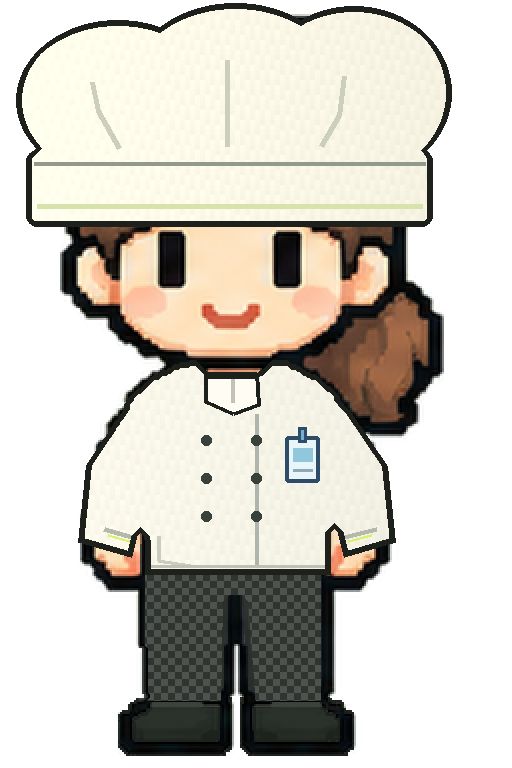
#> input picture design/outfits-v6-2026-11-20/char/char-f-chef.png, 512 x 768 px
$ python -i import-wear-v5.py   (imports and definitions only)
#> lines starting #> are read from the running program, lines starting #| are printed output that depends on the picture
# 디자이너 v5 묶음(아이템 47종 + 의상 8벌 레이어 + 추가 소품)을 앱 폴더로 옮기고 lib/game.ts 의 ITEMS 목록을 만듭니다.
#   python scripts/import-wear-v5.py <압축을 푼 umtuda-all-v5 폴더>
# 원본 기록: design/items-v5-2026-11-19 (README·catalog·편집 원본 .ora·받은 아이콘)
#  · base/ 12장 → public/game/v22/wear/base-*.png (겹치면 운동복 캐릭터와 픽셀 차이 0)
#  · item/ 94장 + extra/ 8장(청진기·사원증·클립보드·펜. 마스크는 item 과 같은 그림이라 뺌) → wear/item-<칸>-<이름>-<m|f>.png
#  · outfit-layer/ 50장 → wear/outfit-<칸>-<의상>-<m|f>.png (의상의 상의·하의·신발, 가운과 안경의 안경)
#  · char/ 16장 → characters/char-<m|f>-<의상>.png (512×768, 의상 레이어를 겹친 것과 같음. 아이템이 없을 때 이 한 장을 씀)
#  · 아이콘: 받은 아이콘을 여백 없이 잘라 256×256 가운데에 크게(작게 그려진 것이 많아서). 배낭은 v4 때 받은 아이콘이 알아보기 쉬워 그것을 씀
import sys, csv, shutil
from pathlib import Path
from PIL import Image
SRC = Path(sys.argv[1]); W = Path('public/game/v22/wear'); C = Path('public/game/v22/characters')
# [6 lines not run here, left out]
def icon(src, dst):
#> called with dst = 'out.png'
    im = Image.open(src).convert('RGBA'); bb = im.getchannel('A').point(lambda a: 255 if a > 8 else 0).getbbox()
#> in icon, im is the input picture: PIL image 512x768 RGBA; mean R, G, B, A 110, 106, 97.3, 152.5
#> after `bb = im.getchannel('A').point(lambda a: 255 if a > 8 else 0).getbbox()`: bb = (16, 3, 452, 756)
    cr = im.crop(bb); s = min(200 / cr.width, 200 / cr.height)
#> after `cr = im.crop(bb)`:
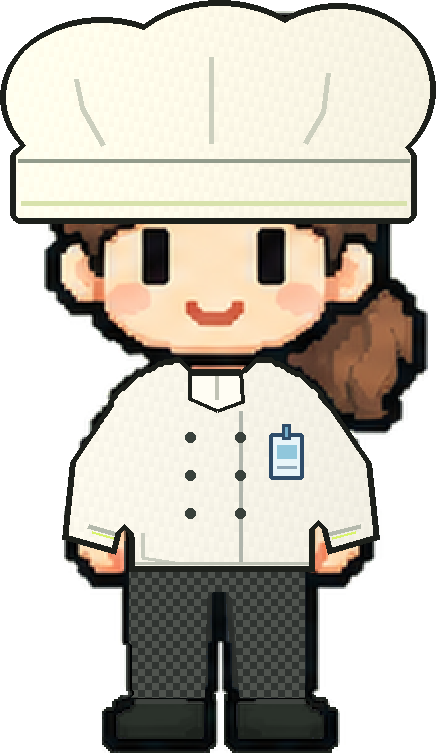
#> cr: PIL image 436x753 RGBA; mean R, G, B, A 131.7, 126.9, 116.6, 182.7; transparent parts drawn white
#> after `s = min(200 / cr.width, 200 / cr.height)`: s = 0.266
    r = cr.resize((max(1, round(cr.width * s)), max(1, round(cr.height * s))), Image.LANCZOS)
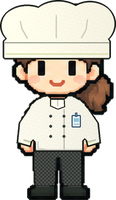
#> r: PIL image 116x200 RGBA; mean R, G, B, A 132.2, 127.7, 117.2, 182.6; transparent parts drawn white
    c = Image.new('RGBA', (256, 256), (0, 0, 0, 0)); c.alpha_composite(r, ((256 - r.width) // 2, (256 - r.height) // 2)); c.save(dst)
#> after `c = Image.new('RGBA', (256, 256), (0, 0, 0, 0))`: c: PIL image 256x256 RGBA; every value is 0
#> after `c.alpha_composite(r, ((256 - r.width) // 2, (256 - r.height) // 2))`:
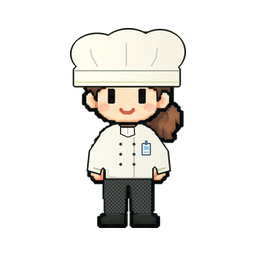
#> c: PIL image 256x256 RGBA; mean R, G, B, A 46.8, 45.2, 41.5, 64.7; transparent parts drawn white
# [4 lines not run here, left out]
old = Path('design/items-v4-2026-11-19/icons-received/icon-back-greenbackpack.png')
# [3 lines not run here, left out]

>>> result = icon('../design/outfits-v6-2026-11-20/char/char-f-chef.png', 'out.png')

$ run again, on design/outfits-v6-2026-11-20/char/char-f-office.png
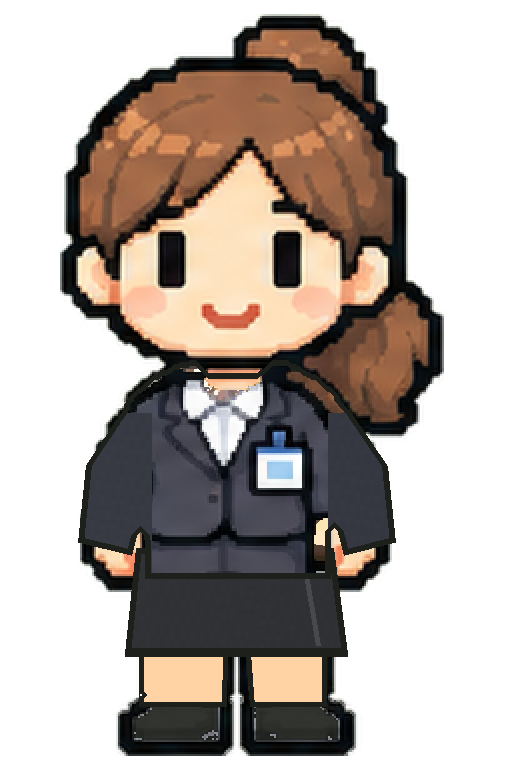
#> input picture design/outfits-v6-2026-11-20/char/char-f-office.png, 512 x 768 px
#> in icon, im is the input picture: PIL image 512x768 RGBA; mean R, G, B, A 62.3, 52.8, 46.3, 133.2
#> bb = (60, 14, 444, 756)
#> in icon, `r = cr.resize((max(1, round(cr.width * s)), max(1, round(cr.height * s..`:
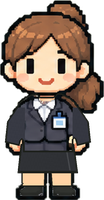
#> r: PIL image 104x200 RGBA; mean R, G, B, A 85.9, 72.8, 63.8, 183.8; transparent parts drawn white
#> c: PIL image 256x256 RGBA; every value is 0
#> in icon, `c.alpha_composite(r, ((256 - r.width) // 2, (256 - r.height) // 2))`:
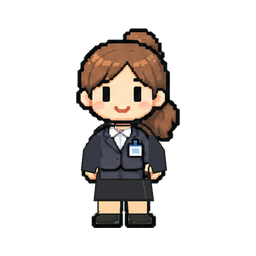
#> c: PIL image 256x256 RGBA; mean R, G, B, A 27.2, 23.1, 20.2, 58.3; transparent parts drawn white

$ run again, on design/outfits-v6-2026-11-20/char/char-f-worker.png
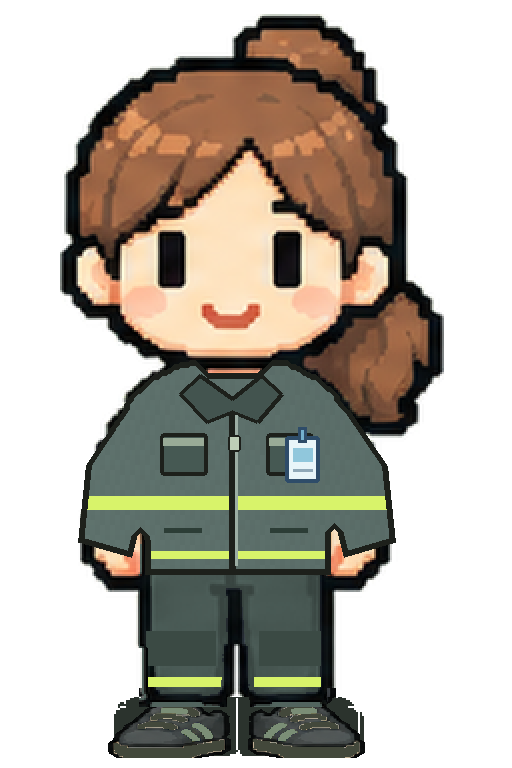
#> input picture design/outfits-v6-2026-11-20/char/char-f-worker.png, 512 x 768 px
#> in icon, im is the input picture: PIL image 512x768 RGBA; mean R, G, B, A 64.2, 58.4, 48.3, 133.3
#> bb = (60, 14, 444, 758)
#> in icon, `r = cr.resize((max(1, round(cr.width * s)), max(1, round(cr.height * s..`:
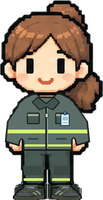
#> r: PIL image 103x200 RGBA; mean R, G, B, A 88.2, 80.3, 66.4, 183.5; transparent parts drawn white
#> c: PIL image 256x256 RGBA; every value is 0
#> in icon, `c.alpha_composite(r, ((256 - r.width) // 2, (256 - r.height) // 2))`:
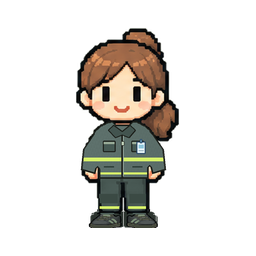
#> c: PIL image 256x256 RGBA; mean R, G, B, A 27.7, 25.2, 20.9, 57.7; transparent parts drawn white
